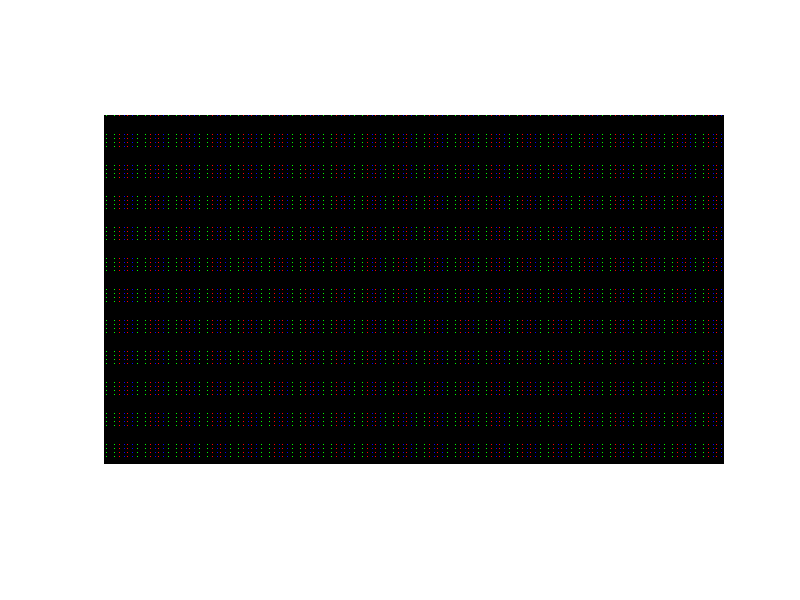

Write MATLAB code to recreate this figure. (Note: this script raises an error after producing the figure.)
%%

%filename='testAnimated.gif';

orientation="H";

%%
xsize=1280;
ysize=720;
image=zeros(ysize,xsize);
%%
period=16.0;                     % This is now how often a red pixel appears - 1 in [period]
% If possible, select a period of 3n+1, where n is an integer
%step=floor(period/3);
% dutycycle=0.5;                % used for alternating bars
% cutoff=period*(1-dutycycle);  % used for alternating bars
cutoff=1.0;
nImages=1;
colorvect=[0,255,0];
%%
   h= figure;

   
for idx=1:nImages
    image=zeros(ysize,xsize);
    k=idx-1;
    for i=1:1:ysize  
        k=k+1;
        if k<=cutoff
            m = 0;
            for j=1:1:xsize
                m=m+1;
                if m<=cutoff
                    image(i,j,1:3)=[255,0,0];
                    if j+floor(period/3)<=xsize
                        image(i,j+floor(period/3),1:3)=[0,255,0];
                        if j+floor(2*period/3)<=xsize
                            image(i,j+floor(2*period/3),1:3)=[0,0,255];
                        end
                    end
                end
                if m==period
                    m=0;
                end
            end
          % image(i,:,1:3)=ones(xsize,1).*colorvect;  % from when this code
          % only made horizontal lines
        end
        if k==floor(period/2)
            k=0;
        end
    end

imshow(image)
frame=getframe(h);
im{idx}=frame2im(frame);
end

imwrite(image,'TestImages/16pxRGB.png');


%%
%%
% for idx = 1:nImages
%     [A,map] = rgb2ind(im{idx},256);
%     if idx == 1
%         imwrite(A,map,filename,'gif','LoopCount',Inf,'DelayTime',0.1);
%     else
%         imwrite(A,map,filename,'gif','WriteMode','append','DelayTime',0.1);
%     end
% end
